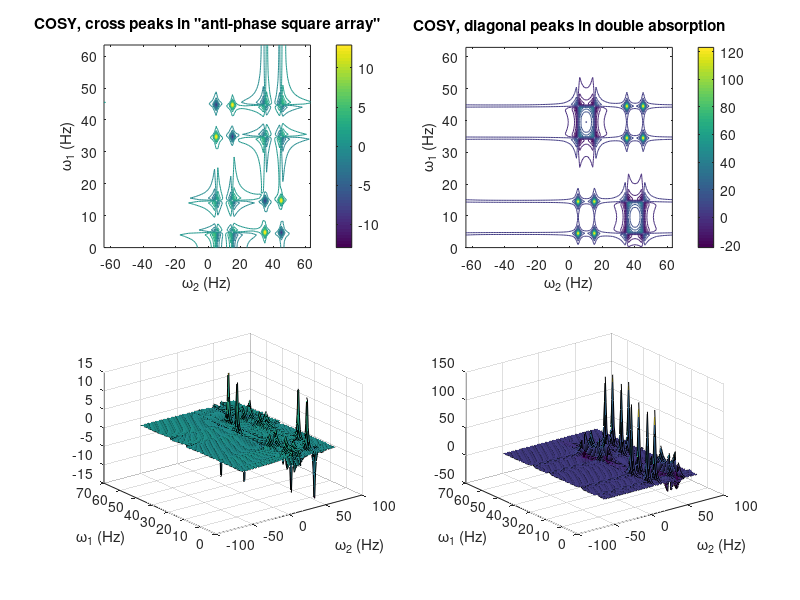

Recreate this plot in MATLAB.
% -*- matlab -*-
%
% Example of how to calculate quantum state propagation
% using Matlab.  Following the book "Understanding NMR
% Spectroscopy, second edition" by James Keeler
%
% COSY experiment (section 8.3, p. 190)
%
% 2016, Michael Tesch - michael.tesch@tum.de
%

% clear all variables from Matlab workspace
clear

%%%%%%%%%%%%%%%%%%%%%%%%%%%%%%%%%%%%%%%%%%%%%%%%
% setup single spin operators
%
% section 6.5.3 p. 111
Ix = 0.5*[0 1;
          1 0];
Iy = 0.5*[0 -1i;
          1i 0];
Iz = 0.5*[1 0;
          0 -1];
Ie  = eye(2);

%%%%%%%%%%%%%%%%%%%%%%%%%%%%%%%%%%%%%%%%%%%%%%%%
% setup two spin operators
%
% section 7.4, p. 150

% z-magnetization
I1z = kron(Iz, Ie);
I2z = kron(Ie, Iz);

% in-phase
I1x = kron(Ix, Ie);
I1y = kron(Iy, Ie);
I2x = kron(Ie, Ix);
I2y = kron(Ie, Iy);

% anti-phase
I1xI2z = 2*kron(Ix, Iz);
I1yI2z = 2*kron(Iy, Iz);
I1zI2x = 2*kron(Iz, Ix);
I1zI2y = 2*kron(Iz, Iy);

% multiple-quantum coherence
I1xI2x = 2*kron(Ix, Ix);
I1xI2y = 2*kron(Ix, Iy);
I1yI2x = 2*kron(Iy, Ix);
I1yI2y = 2*kron(Iy, Iy);

% non-equilibrium population
I1zI2z = 2*kron(Iz, Iz);

%%%%%%%%%%%%%%%%%%%%%%%%%%%%%%%%%%%%%%%%%%%%%%%%
% time propagation functions
%
% section 6.8.4, p. 129
arrow  = @(rho,H,t) expm(-1i * H * t) * rho * expm(1i * H * t);
makeU  = @(H,t)     expm(-1i * H * t);
arrowU = @(rho, U)  (U * rho * U');

% sample function - quadrature detection in Bruker is of (I-)
%
% section 13.6, p. 491
%sample = @(rho)     (real(trace(rho*I1x)+trace(rho*I2x)) - i*real(trace(rho*I1y)+trace(rho*I2y)));
sample = @(rho)     (real(trace(rho*(I1x+I2x))) + i*real(trace(rho*(I1y+I2y))));

%%%%%%%%%%%%%%%%%%%%%%%%%%%%%%%%%%%%%%%%%%%%%%%%
% setup COSY experiment
%

% fully relaxed system state is I1z + I2z
rho0 = I1z + I2z;
%rho0 = I1z;

% chemical shift of spins, omega=offset in rad/s
omega1 = 2*pi * 40;
omega2 = 2*pi * 10;

% exponential decay rate
R = 4; % Hz

% J-coupling between 1 and 2
J12 = 5; % in Hz, per convention

% Hamiltonians for the coupled 2-spin experiment
Hcs1 = omega1 * I1z;
Hcs2 = omega2 * I2z;
% free evolution
Hfree = Hcs1 + Hcs2 + 2*pi*J12*I1zI2z;

%%%%%%%%%%%%%%%%%%%%%%%%%%%%%%%%%%%%%%%%%%%%%%%%
% define a "readout" - sample the magnetization over time
%
% section 13.5.2, p. 490
np = 128;  % number of time points to record
dt = 1.0/np; % time between samples, total sample time = 1.0 s

% time propagators

% free evolution between samples
Udt = expm(-1i * Hfree * dt);
% 90 degree pulse with x phase - "around x"
U90x = expm(-1i * pi/2 * (I1x+I2x) );

% 2-dimensional experiment, t1 and t2
for ti1=1:np
  % rho relaxed back to resting state
  rho = rho0;
  % pulse 90deg around the x-axis
  rho = arrowU(rho, U90x);
  % evolve for t1
  t1 = dt * (ti1-1);
  Ut1 = expm(-1i * Hfree * t1);
  rho = arrowU(rho, Ut1);
  % second pulse
  rho = arrowU(rho, U90x);

  % readout
  for ti2=1:np
    % time elapsed since excitement - to roughly estimate relaxation
    tcur = t1 + (ti2-1)*dt;
    % take measurement
    S(ti1,ti2) = sample(rho) * exp(-tcur * R);
    % freely evolve to next sample time - apply Hfree for dt
    rho = arrowU(rho, Udt);
  end
end

%%%%%%%%%%%%%%%%%%%%%%%%%%%%%%%%%%%%%%%%%%%%%%%%
% processing

figure(2)
clf

subplot(2,2,1)
% p. 192, "The cross-peak multiplet"
% second dimension FT
Stw = fft(S,[],2);
Stw = fftshift(Stw,2);
Stw = -1i * Stw;  % exp(-i * (pi/2)) : p. 193, eq 8.2 -> eq 8.3
% in matlab, the inverse dct has the right alignment
Sww = idct(real(Stw));

spec = Sww;
xticks = -size(spec,2)/2:size(spec,2)/2-1;
yticks = [0:size(spec,1)-1]/2;
proctext = 'COSY, cross peaks in "anti-phase square array"';
contour(xticks, yticks, spec, 30)
%imagesc(xticks, yticks, spec)
xlabel('\omega_2 (Hz)')
ylabel('\omega_1 (Hz)')
title(proctext)
colorbar

subplot(2,2,3)
surf(xticks,yticks,spec)
xlabel('\omega_2 (Hz)')
ylabel('\omega_1 (Hz)')
%zoom(1.5); - weird zoom in Matlab2016+, disable

subplot(2,2,2)
% p. 195, "The diagonal-peak multiplet"
% first dimension FT
spec = fft(S,[],2);
spec = fftshift(spec,2);
spec = dst(real(spec(2:end,:)));
yticks = [0:size(spec,1)-1]/2;
proctext = 'COSY, diagonal peaks in double absorption';
contour(xticks, yticks, real(spec), 30)
%imagesc(xticks, yticks, real(spec))
xlabel('\omega_2 (Hz)')
ylabel('\omega_1 (Hz)')
title(proctext)
colorbar

subplot(2,2,4)
surf(xticks,yticks,spec)
xlabel('\omega_2 (Hz)')
ylabel('\omega_1 (Hz)')
%zoom(1.5); - weird zoom in Matlab2016+, disable

